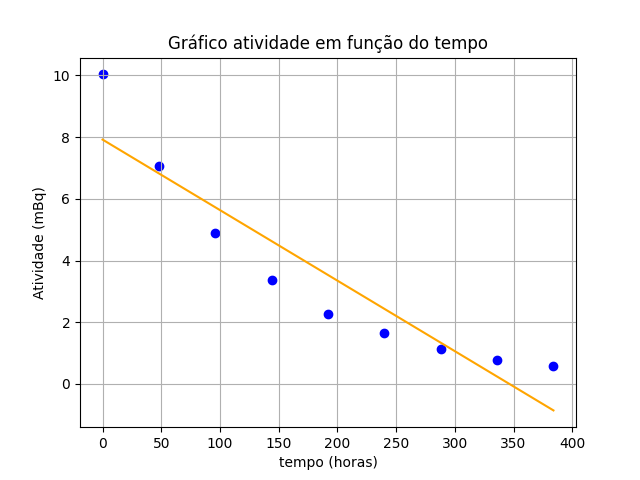

Generate this figure with Python:
import numpy as np
import matplotlib.pyplot as plt

# linear regression
def linreg_MQ(x, y, mostra_prints=False):

    N = len(x)

    m = (N*sum(x*y) - sum(x)*sum(y)) / (N*sum(x**2) - sum(x)**2)

    b = (sum(x**2)*sum(y) - sum(x)*sum(x*y)) / (N*sum(x**2) - sum(x)**2)

    r_quadrado = (N*sum(x*y) - sum(x)*sum(y))**2 / ((N*sum(x**2) - sum(x)**2) * (N*sum(y**2) - sum(y)**2))

    erro_m = abs(m) * np.sqrt((1/r_quadrado - 1) / (N-2))
    erro_b = erro_m * np.sqrt(sum(x*x) / N)

    if  mostra_prints:
        print("m =" , m, "+/-", erro_m)
        print("b =" , b, "+/-", erro_b)
        print("r^2 =" , r_quadrado)

    return m, b, r_quadrado, erro_m, erro_b

t = np.array([0, 48, 96, 144, 192, 240, 288, 336, 384]) # horas
atividade = np.array([10.03, 7.06, 4.88, 3.38, 2.26, 1.66, 1.14, 0.79, 0.58])   

m, b, r_quadrado, erro_m, erro_b = linreg_MQ(t, atividade, False)
x = t
# y = mx + b
y = m*x + b

linreg_MQ(t, atividade, True)

plt.title("Gráfico atividade em função do tempo")
plt.xlabel("tempo (horas)")
plt.ylabel("Atividade (mBq)")
plt.grid()
plt.scatter(t, atividade, color="blue")
plt.plot(x, y, color = "orange")

plt.show()

# Resposta: A relação entre a atividade e tempo não é linear uma vez que 
